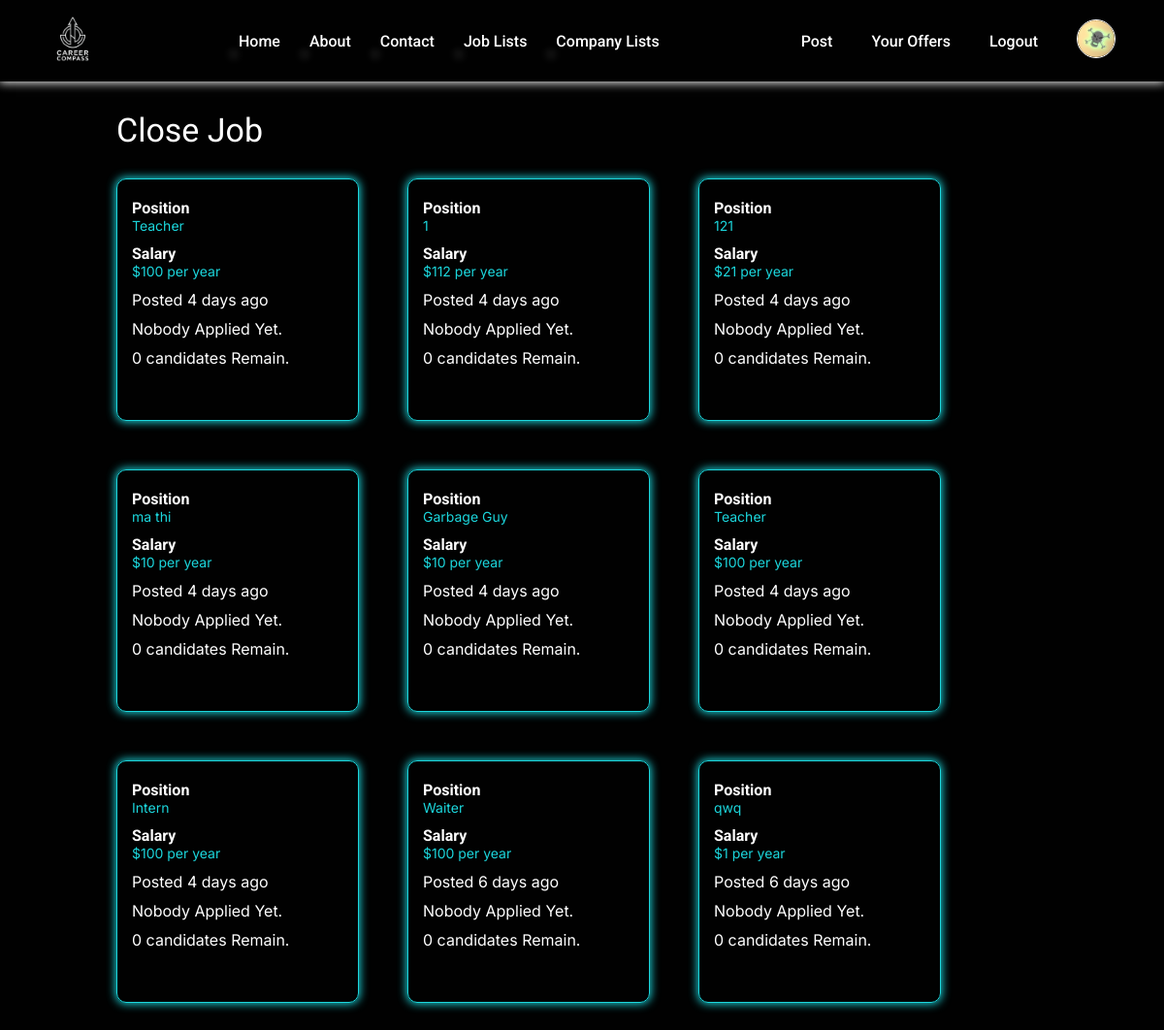
Before: /offer/ (signed in) with the older database file.
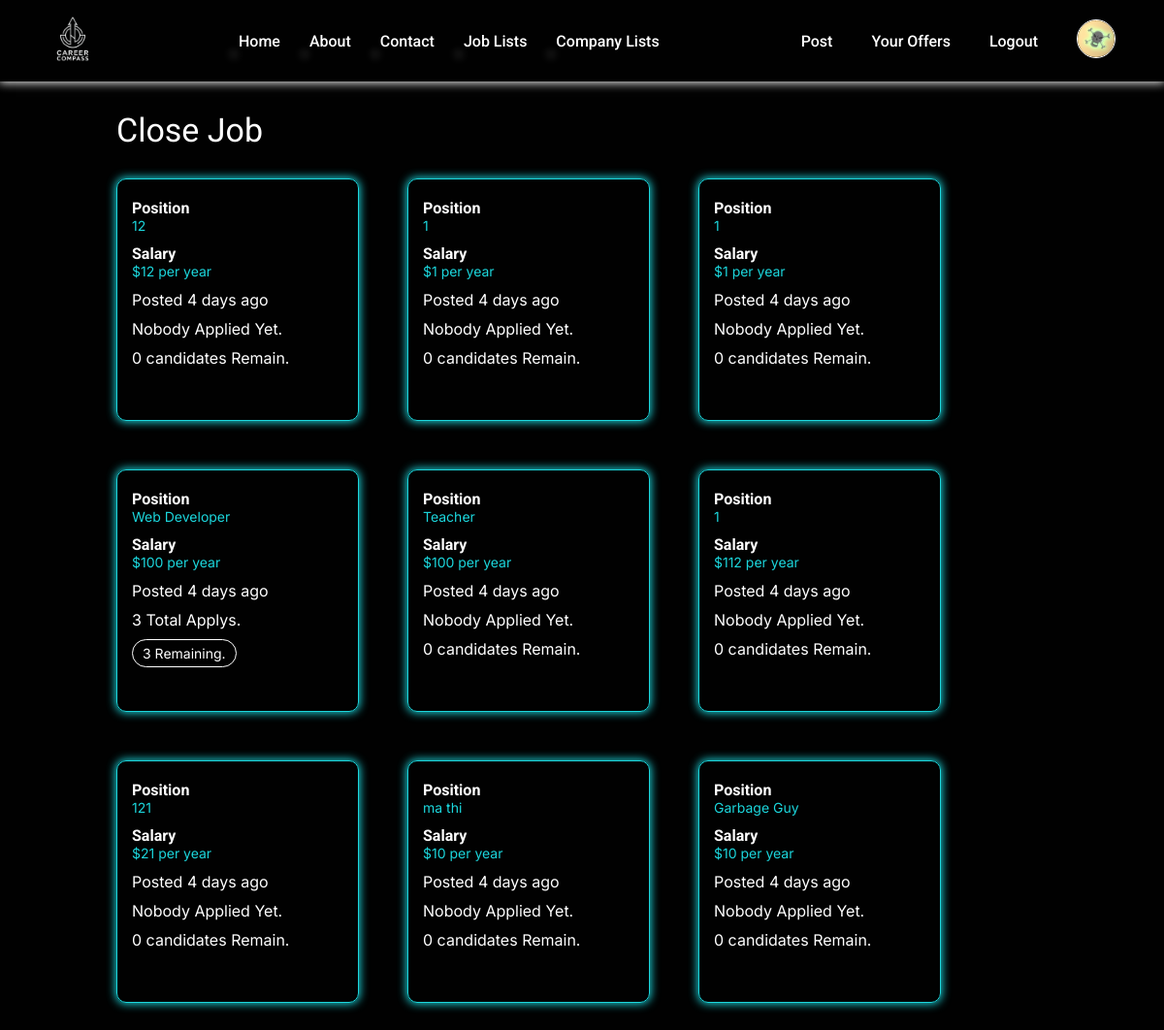
After: the same page with the newer database file.
### jobs/models.py (models this page shows)
class Job(models.Model):
    owner = models.ForeignKey(Company, on_delete=models.CASCADE, related_name="jobs")
    position = models.CharField(max_length=64)
    salary = models.IntegerField()
    location = models.TextField()
    workingTime = models.IntegerField()
    field = models.CharField(max_length=64)
    description = models.TextField()
    requirement = models.TextField()
    benefit = models.TextField()
    type = models.CharField(max_length=5, default="open")
    year = models.IntegerField()
    month = models.IntegerField()
    day = models.IntegerField()
    hour = models.IntegerField()
    minute = models.IntegerField()
    second = models.IntegerField()

### jobs/views.py (the view, shortened to what this page needs)
# urls.py: path("offer/", views.offer, name="offer"),
def offer(request):
    if request.method == "GET":
        if request.user.is_authenticated:
            if hasattr(request.user, "company"):
                openJobs = request.user.company.jobs.filter(type="open").order_by("-year", "-month", "-day", "-hour", "-minute", "-second")
                closeJobs = request.user.company.jobs.filter(type="close").order_by("-year", "-month", "-day", "-hour", "-minute", "-second")
                today = datetime.now()
                for job in closeJobs:
                    postDate = datetime(year=job.year, month=job.month, day=job.day, hour=job.hour, minute=job.minute, second=job.second)
                    differenceTime = (today - postDate).total_seconds()
                    job.text = getPostTime(differenceTime)
                    job.applyCount = job.candidates.count()
                    job.remainingCount = job.candidates.filter(reject=False).count()
                return render(request, "offer.html", {
                    "openJobs" : openJobs,
                    "closeJobs" : closeJobs,
                    "type" : "company"
                })
            return HttpResponseRedirect(reverse("index"))
        return HttpResponseRedirect(reverse("index"))

### jobs/helpers.py (called while the page is built)
def getPostTime(seconds):
    if seconds > 86400:
        seconds = round(seconds // 86400)
        text = f"{seconds} days"
    elif seconds > 3600:
        print(True)
        seconds = round(seconds // 3600)
        text = f"{seconds} hours"
    elif seconds > 60:
        seconds = round(seconds // 60)
        text = f"{seconds} minutes"
    else:
        seconds = round(seconds)
        text = f"{seconds} seconds"
    return text

### templates/offer.html (shortened to what this page needs)
{% extends "layout.html" %}
{% load static %}
{% block css %}
    <link rel="stylesheet" href="{% static 'css/offer.css' %}">
{% endblock %}
{% block main %}
    {% if openJobs or closeJobs %}
        {% if closeJobs %}
            <h1>Close Job</h1>
            <div class="joboffer-list close-jobs">
                {% for job in closeJobs %}
                    <div class="job">
                        <div class="info">
                            <h4>Position</h4>
                            <span>{{job.position}}</span>
                        </div>
                        <div class="info">
                            <h4>Salary</h4>
                            <span>${{job.salary}} per year</span>
                        </div>
                        <p>Posted {{job.text}} ago</p>
                        <div class="button-list">
                            {% if job.applyCount == 0 %}
                                <p>Nobody Applied Yet.</p>
                            {% else %}
                                <p>{{job.applyCount}} Total Applys.</p>
                            {% endif %}
                            {% if job.remainingCount == 0 %}
                                <p>0 candidates Remain.</p>
                            {% else %}
                                <a href="{% url 'getCandidates' job.id %}" class="btn detailBtn">{{job.remainingCount}} Remaining.</a>
                            {% endif %}
                        </div>
                    </div>
                {% endfor %}
            </div>
        {% endif %}
    {% else %}
        <p>You don't have any job offer.</p>
        <a href="{% url 'post' %}">Post Some Here.</a>
    {% endif %}
{% endblock %}

Changed rows visible on the page:
no longer on this page (row unchanged): Job: position "Teacher", salary "100", text "4 days", shows "Nobody Applied Yet.", shows "0 candidates Remain."
no longer on this page (row unchanged): Job: position "Intern", salary "100", text "4 days", shows "Nobody Applied Yet.", shows "0 candidates Remain."
no longer on this page (row unchanged): Job: position "Waiter", salary "100", text "6 days", shows "Nobody Applied Yet.", shows "0 candidates Remain."
no longer on this page (row unchanged): Job: position "qwq", salary "1", text "6 days", shows "Nobody Applied Yet.", shows "0 candidates Remain."
added Job: position "12", salary "12", text "4 days", shows "Nobody Applied Yet.", shows "0 candidates Remain."
added Job: position "1", salary "1", text "4 days", shows "Nobody Applied Yet.", shows "0 candidates Remain."
added Job: position "1", salary "1", text "4 days", shows "Nobody Applied Yet.", shows "0 candidates Remain."
added Job: position "Web Developer", salary "100", text "4 days", applyCount "3", remainingCount "3"
